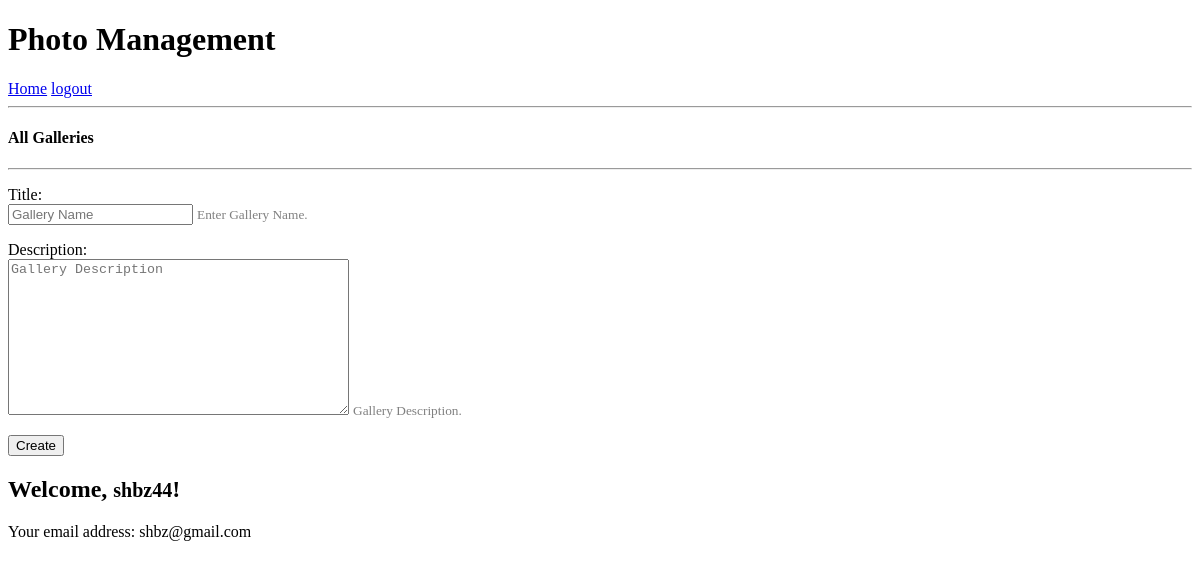
Page / (signed in) on the earlier database version.
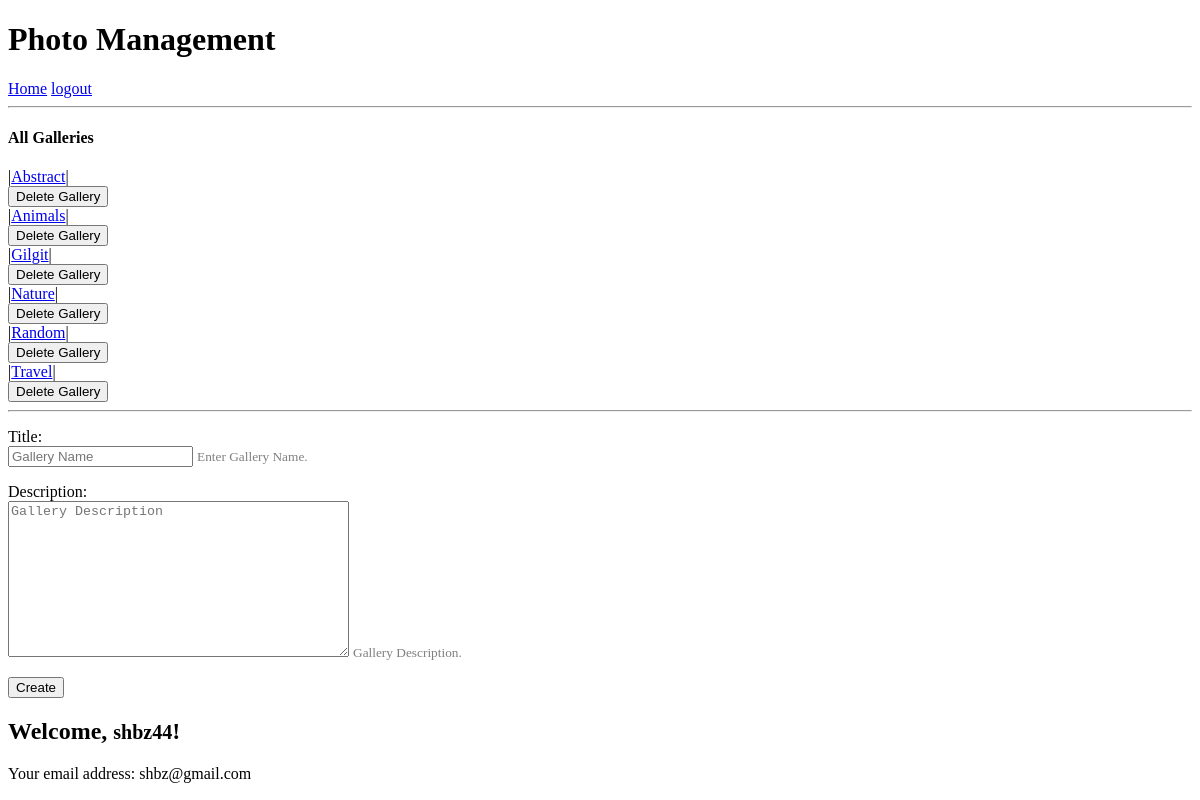
Same page on the later database version.
### photomanagementapp/models.py (models this page shows, shortened)
class Gallery(models.Model):
    title = models.CharField(_('title'), max_length=100, unique=True)
    description = models.TextField(_('description'), blank=True, null=True)
    created_at = models.DateTimeField(_('created_at'), auto_now_add=True)
    class Meta:
        verbose_name = _('gallery')
        verbose_name_plural = _('galleries')
        ordering = ('title',)

### photomanagementapp/views.py (the view, shortened to what this page needs)
# urls.py: url(r'^$', IndexView.as_view(), name='home'),
class IndexView(generic.TemplateView):
    template_name = 'jinja2/index.html'
    def get(self, request, *args, **kwargs):
        galleries = Gallery.objects.all()
        form = GalleryCreationForm()
        return render(request, self.template_name, {'galleries': galleries, 'form': form})

### photomanagementapp/forms.py (shortened to what this page needs)
class GalleryCreationForm(forms.ModelForm):
    title = forms.CharField(widget=(forms.TextInput(attrs={'class': 'form-control', 'placeholder': 'Gallery Name'})),
                            max_length=100, required=False, help_text='Enter Gallery Name.')
    description = forms.CharField(
        widget=(forms.Textarea(attrs={'class': 'form-control', 'placeholder': 'Gallery Description'})), required=False,
        help_text='Gallery Description.')
    class Meta:
        model = Gallery
        fields = ('title', 'description')

### photomanagementapp/templates/jinja2/index.html (shortened to what this page needs)
{% extends 'jinja2/base.html' %}
{% block content %}
    {% if user.is_authenticated %}
        <h4>All Galleries </h4>
        {% for gallery in galleries %}
        |<a href="{% url 'photos' gallery.id %}">{{ gallery.title }}</a>|
            <form method="post" action="{% url 'delete_gallery' gallery.id %}">
                <button class="delete glyphicon glyphicon-trash">Delete Gallery</button>
            </form>
        {% endfor %}
        <hr>
        <form method="post">
            {% for field in form %}
          <p>
            {{ field.label_tag }}<br>
            {{ field }}
            {% if field.help_text %}
              <small style="color: grey">{{ field.help_text }}</small>
            {% endif %}
          </p>
            {% endfor %}
            <button type="submit">Create</button>
      </form>
  <h2>Welcome, {{ user.get_full_name }} <small>{{ user.username }}</small>!</h2>
  <p>Your email address: {{ user.email }}</p>
    {% endif %}
{% endblock %}

### photomanagementapp/templates/jinja2/base.html (shortened to what this page needs)
<!DOCTYPE html>
<html lang="en">
  <head>
  </head>
  <body>
    <header>
      <h1>Photo Management</h1>
      {% if user.is_authenticated %}
        <a href="{% url 'home' %}">Home</a>
        <a href="{% url 'logout' %}">logout</a>
      {% else %}
        <a href="{% url 'login' %}">login</a> / <a href="{% url 'signup' %}">signup</a>
      {% endif %}
      <hr>
    </header>
    <main>
      {% block content %}
      {% endblock %}
    </main>
  </body>
</html>

Differences in the rows shown:
added Gallery: title "Abstract"
added Gallery: title "Animals"
added Gallery: title "Gilgit"
added Gallery: title "Nature"
added Gallery: title "Random"
added Gallery: title "Travel"
